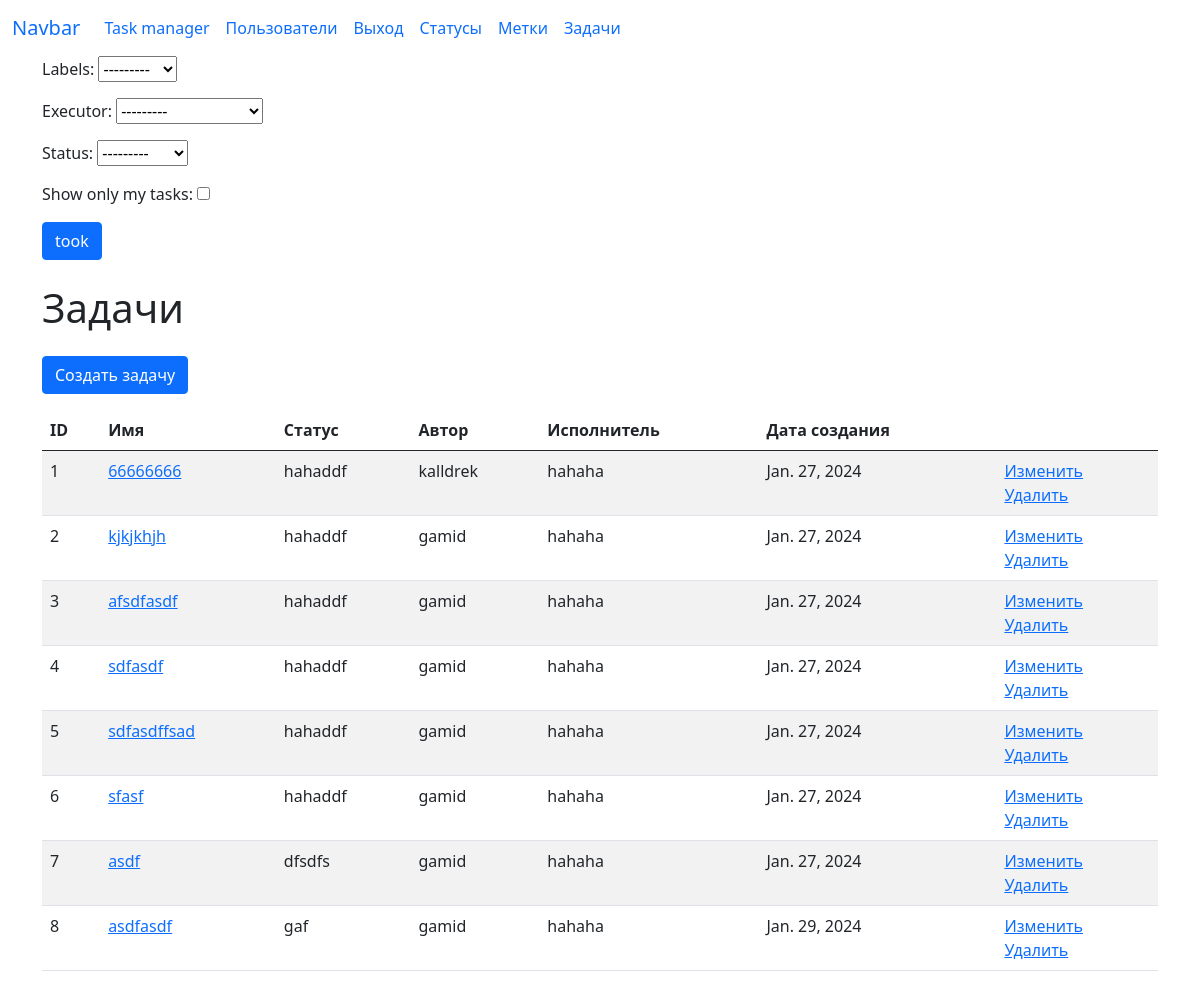
The app's page /tasks/ (signed in) with its own data.
### task_manager/tasks/models.py (models this page shows, shortened)
class Task(models.Model):
    name = models.CharField(max_length=255, unique=True)
    description = models.TextField(max_length=1048576)
    created_date = models.DateField(auto_now_add=True)
    author = models.ForeignKey(
        CustomUser,
        on_delete=models.PROTECT,
        related_name='author'
    )
    status = models.ForeignKey(
        Status,
        on_delete=models.PROTECT,
        related_name='status'
    )
    executor = models.ForeignKey(
        CustomUser,
        on_delete=models.PROTECT,
        related_name='executor'
    )
    labels = models.ManyToManyField(Label, blank=True)

### task_manager/statuses/models.py (models this page shows, shortened)
class Status(models.Model):
    name = models.CharField(max_length=255, unique=True)
    created_date = models.DateField(auto_now_add=True)
    def __str__(self):
        return self.name

### task_manager/users/models.py (models this page shows, shortened)
class CustomUser(AbstractUser):
    first_name = models.CharField(max_length=255, default='')
    last_name = models.CharField(max_length=255, default='')
    def __str__(self):
        return self.first_name + ' ' + self.last_name

### task_manager/tasks/views.py (the view)
# urls.py: path('', TaskView.as_view(), name='index_page'),
class TaskView(LoginRequiredMixin, FilterView):
    filterset_class = TasksFilter
    template_name = 'tasks/tasks.html'

### task_manager/labels/models.py (called while the page is built)
    def __str__(self):
        return self.name

### task_manager/templates/tasks/tasks.html (shortened to what this page needs)
{% extends 'base.html' %}
{% block content %}
<div class="container wrapper flex-grow-1">
<form method="get" action="{% url 'tasks:index_page' %}">{% csrf_token %}
  {{ filter.form.as_p }}
  <input type="submit" value="took" class="btn btn-primary">
</form>
<h1 class="my-4">Задачи</h1>
<a class="btn btn-primary mb-3" href="{% url 'tasks:create_page' %}">Создать задачу</a>
<table class="table table-striped">
  <thead>
    <tr>
      <th>ID</th>
      <th>Имя</th>
      <th>Статус</th>
      <th>Автор</th>
      <th>Исполнитель</th>
      <th>Дата создания</th>
      <th></th>
    </tr>
  </thead>
  <tbody>
    {% for task in filter.qs %}
      <tr>
        <td>{{ task.id }}</td>
        <td>
          <a href="{% url 'tasks:detail_page' pk=task.id %}">{{ task.name }}</a>
        </td>
        <td>{{ task.status }}</td>
        <td>{{ task.author.username }}</td>
        <td>{{ task.executor }}</td>
        <td>{{ task.created_date }}</td>
        <td>
          <a href="{% url 'tasks:update_page' pk=task.id %}">Изменить</a>
          <br>
          <a href="{% url 'tasks:delete_page' pk=task.id %}">Удалить</a>
        </td>
      </tr>
    {% endfor %}
  </tbody>
</table>
</div>
{% endblock %}

### records on screen
Task: id "1", name "66666666", status "hahaddf", author.username "kalldrek", executor "hahaha", created_date "Jan. 27, 2024"
Task: id "2", name "kjkjkhjh", status "hahaddf", author.username "gamid", executor "hahaha", created_date "Jan. 27, 2024"
Task: id "3", name "afsdfasdf", status "hahaddf", author.username "gamid", executor "hahaha", created_date "Jan. 27, 2024"
Task: id "4", name "sdfasdf", status "hahaddf", author.username "gamid", executor "hahaha", created_date "Jan. 27, 2024"
Task: id "5", name "sdfasdffsad", status "hahaddf", author.username "gamid", executor "hahaha", created_date "Jan. 27, 2024"
Task: id "6", name "sfasf", status "hahaddf", author.username "gamid", executor "hahaha", created_date "Jan. 27, 2024"
Task: id "7", name "asdf", status "dfsdfs", author.username "gamid", executor "hahaha", created_date "Jan. 27, 2024"
Task: id "8", name "asdfasdf", status "gaf", author.username "gamid", executor "hahaha", created_date "Jan. 29, 2024"
